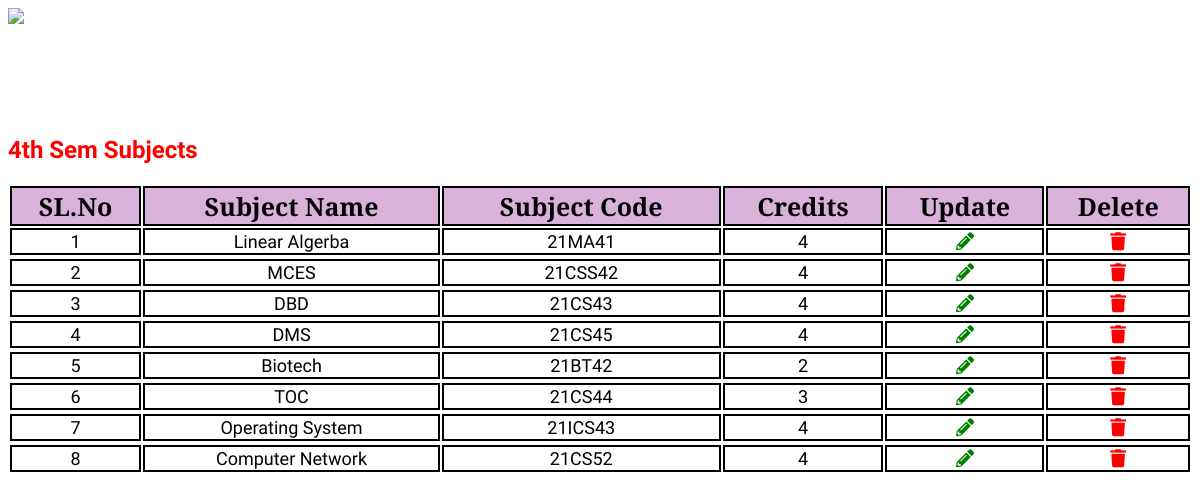
/admin/disp_see/disp_s4.php, run on the app's committed database.
### tables this page shows
CREATE TABLE `add_s4` (
  `id` int(255) NOT NULL,
  `sub_name` varchar(255) NOT NULL,
  `sub_code` varchar(255) NOT NULL,
  `credits` bigint(255) NOT NULL
);

### admin/disp_see/disp_s4.php (the view, shortened to what this page needs)
<?php
require_once('../connection.php');
$query1 = "SELECT * FROM add_s4";
$result = mysqli_query($con, $query1);
$rr = mysqli_num_rows($result);
if (!$rr) {
    echo "<h2 style='color:red;color:#ff0000;font-family:Acme;'>No Subjects Listed/Added Yet.</h2>";
} else {
?>
    <!DOCTYPE html>
    <html lang="en">
    <head>
        <link rel="stylesheet" href="https://use.fontawesome.com/releases/v5.3.1/css/all.css">
    </head>
    <body>
        <img id="head" width="500px" style="font-family:'PT Serif';" left:10 align='left' src="../css/images/rvceheader.png">
        <br /><br /><br /><br /><br /><br />
        <h2 style="color:#ff0000;font-family:'Acme';" class="page-header">4th Sem Subjects</h2>
        <div class="col-lg-10 mcon text-center">
            <table id="mytab1" width="100%" class="mtab table table-bordered table-hover table-responsive" style="margin-top:0;">
                <tr align='center' style="background-color:rgba(128,0,128,0.3);color:black;font-size:25px;font-family: 'PT serif';" class="table-info">
                    <th style='border:2px solid black'>SL.No</th>
                    <th style='border:2px solid black'>Subject Name</th>
                    <th style='border:2px solid black'>Subject Code</th>
                    <th style='border:2px solid black'>Credits</th>
                    <th style='border:2px solid black'>Update</th>
                    <th style='border:2px solid black'>Delete</th>
                </tr>
                <?php
                $i = 1;
                while ($row = mysqli_fetch_array($result)) {
                    echo "<tr style='color:black;border-bottom:2px solid black;font-size:18px;border-right:2px solid black;border-top:2px solid black;border-left:2px solid black;'>";
                    echo "<td style='border:2px solid black' align = 'center'>" . $i . "</td>";
                    echo "<td style='border:2px solid black' align = 'center'>" . $row['sub_name'] . "</td>";
                    echo "<td style='border:2px solid black' align = 'center'>" . $row['sub_code'] . "</td>";
                    echo "<td style='border:2px solid black' align = 'center'>" . $row['credits'] . "</td>";
                ?>
                    <td align='center' style='border:2px solid black'> <a href="update_s4.php?id=<?php echo $row['id']; ?>" style='color:green'><i class="fas fa-pencil-alt"></i></a> </td>
                    <td align='center' style='border:2px solid black'> <a href="javascript:DeleteUser('<?php echo $row['id']; ?>')" style='color:red'><i class="fas fa-trash"></i></a> </td>
                <?php
                    $i++;
                }
                ?>
            <?php
        }
            ?>
            </table>
        </div>
    </body>
    </html>

### admin/disp_see/disp_s4.php (style rules this page uses)
.mcon { margin-top: auto; margin-left: auto; padding: 0; }
.mtab { margin-top: auto; margin-left: auto; padding: 0; font-family: 'Acme'; }
table th { text-align: center; }

### data on the page
add_s4: sub_name "Linear Algerba", sub_code "21MA41", credits "4"
add_s4: sub_name "MCES", sub_code "21CSS42", credits "4"
add_s4: sub_name "DBD", sub_code "21CS43", credits "4"
add_s4: sub_name "DMS", sub_code "21CS45", credits "4"
add_s4: sub_name "Biotech", sub_code "21BT42", credits "2"
add_s4: sub_name "TOC", sub_code "21CS44", credits "3"
add_s4: sub_name "Operating System", sub_code "21ICS43", credits "4"
add_s4: sub_name "Computer Network", sub_code "21CS52", credits "4"
